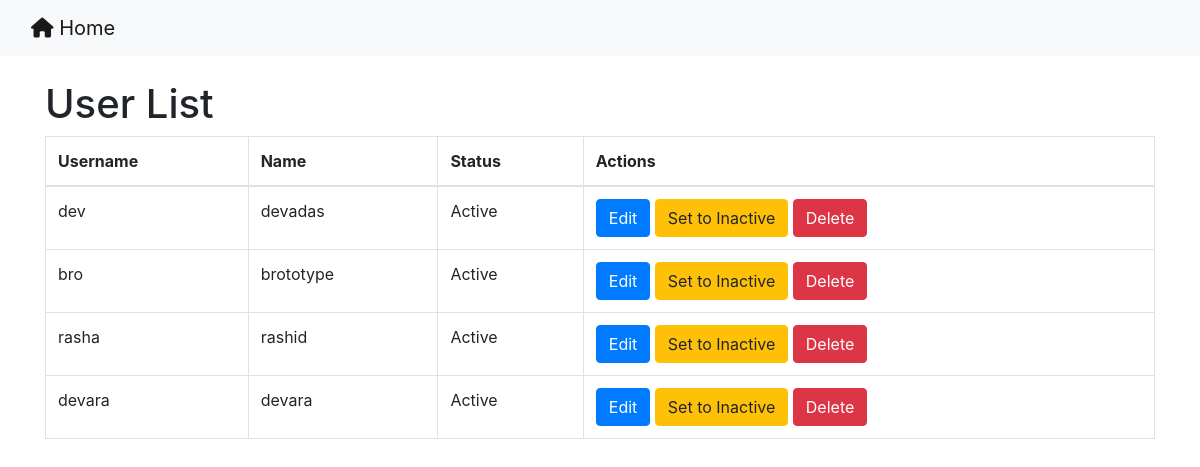
Page /user_list/ (signed in) on the committed database.
### users/models.py (models this page shows, shortened)
class CustomUser(AbstractBaseUser):
    username = models.CharField(max_length=150, unique=True)
    password = models.CharField(max_length=128)
    name = models.CharField(max_length=255)
    user_type = models.CharField(max_length=50, default='normal')
    is_active = models.BooleanField(default=True)
    is_staff = models.BooleanField(default=False)
    is_superuser = models.BooleanField(default=False)
    USERNAME_FIELD = 'username'
    REQUIRED_FIELDS = ['name','password']  # Add any additional required fields here
    objects = CustomUserManager()

### users/views.py (the view)
# urls.py: path('user_list/', views.user_list, name='user_list'),
@login_required(login_url="sign_in")
@cache_control(no_cache=True, must_revalidate=True, no_store=True)
def user_list(request):
    users = CustomUser.objects.filter(user_type='normal')
    return render(request, 'user_list.html', {'users': users})

### stockmanage/context_processors.py (called while the page is built)
def user_id_context(request):
    user_id = request.session.get('selected_user_id', request.user.id)  # Default to current user if none selected
    return {'user_id': user_id}

### templates/user/user_list.html (shortened to what this page needs)
<!DOCTYPE html>
<html lang="en">
<head>
    <link href="https://maxcdn.bootstrapcdn.com/bootstrap/4.5.2/css/bootstrap.min.css" rel="stylesheet">
    <link rel="stylesheet" href="https://cdnjs.cloudflare.com/ajax/libs/font-awesome/6.0.0-beta3/css/all.min.css">
</head>
<body>
    <nav class="navbar navbar-expand-lg navbar-light bg-light">
        <div class="container-fluid">
            <a class="navbar-brand" href="{% url 'admin_dashboard' %}">
                <i class="fas fa-home"></i> Home
            </a>
        </div>
    </nav>
    <div class="container mt-4">
        <h1>User List</h1>
        <table class="table table-bordered">
            <thead>
                <tr>
                    <th>Username</th>
                    <th>Name</th>
                    <th>Status</th>
                    <th>Actions</th>
                </tr>
            </thead>
            <tbody>
                {% for user in users %}
                <tr>
                    <td>{{ user.username }}</td>
                    <td>{{ user.name }}</td>
                    <td>
                        {% if user.is_active %}
                            Active
                        {% else %}
                            Inactive
                        {% endif %}
                    </td>
                    <td>
                        <button class="btn btn-primary"
                        data-bs-toggle="modal"
                        data-bs-target="#editUserModal"
                        data-id="{{ user.id }}"
                        data-username="{{ user.username }}"
                        data-name="{{ user.name }}"
                        data-status="{{ user.is_active }}">
                    Edit
                </button>
                        <a href="{% url 'set_inactive' user.id %}" class="btn btn-warning">Set to Inactive</a>
                        <button class="btn btn-danger"
                        data-bs-toggle="modal"
                        data-bs-target="#deleteUserModal"
                        data-id="{{ user.id }}"
                        data-username="{{ user.username }}">
                    Delete
                </button>
                    </td>
                </tr>
                {% endfor %}
            </tbody>
        </table>
    </div>
</body>
</html>

### rows in the picture
CustomUser: username "dev", name "devadas", is_active "Active"
CustomUser: username "bro", name "brototype", is_active "Active"
CustomUser: username "rasha", name "rashid", is_active "Active"
CustomUser: username "devara", name "devara", is_active "Active"
